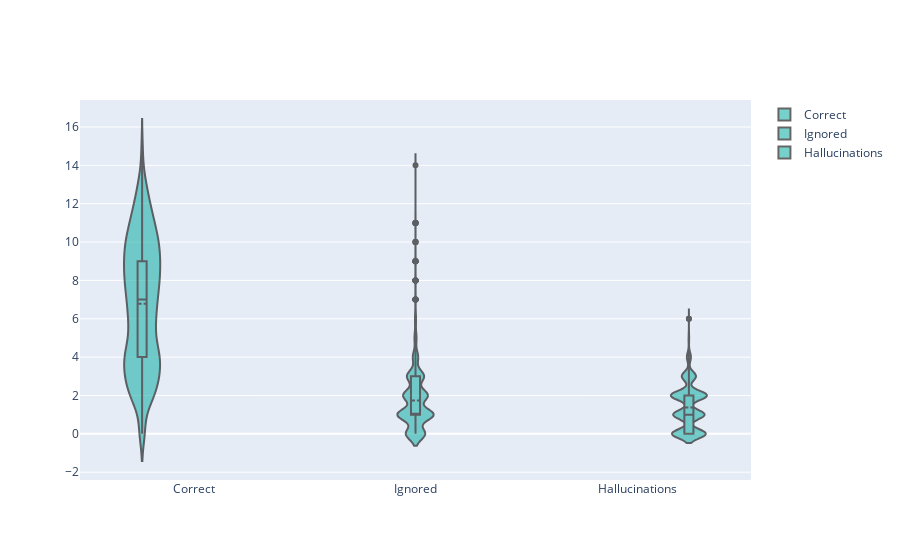

The notebook cell this image was saved under:
### Code cell
df = pd.DataFrame.from_dict(compute_dict)

# fig = go.Figure()
# fig.add_trace(go.Violin(y=indian['Runs'], box_visible=True, line_color='black',meanline_visible=True, fillcolor='lightseagreen', 
#                         opacity=0.6, name='Indian'))
# fig.add_trace(go.Violin(y=overseas['Runs'], box_visible=True, line_color='black',meanline_visible=True, fillcolor='lightseagreen', 
#                         opacity=0.6,name='Overseas'))
# fig.update_layout(yaxis_title="Runs")
# fig.show()

fig = go.Figure()

fig.add_trace(go.Violin(y=df['tp'], box_visible=True, line_color='black',
                               meanline_visible=True, fillcolor='lightseagreen', opacity=0.6,
                               name='Correct'))
fig.add_trace(go.Violin(y=df['fn'], box_visible=True, line_color='black',
                               meanline_visible=True, fillcolor='lightseagreen', opacity=0.6,
                               name='Ignored'))
fig.add_trace(go.Violin(y=df['fp'], box_visible=True, line_color='black',
                               meanline_visible=True, fillcolor='lightseagreen', opacity=0.6,
                               name='Hallucinations'))

#fig.update_layout(yaxis_zeroline=False)
fig.update_traces(box_visible=True, meanline_visible=True)
fig.update_layout(violinmode='group')

fig.show()

### Figure 1 — Plotly figure (JSON) as saved in the notebook; plotly's stock layout.template omitted (floating-point values rounded to 4 significant figures; data arrays with more than 128 entries replaced by an {"elided": "..."} marker saying what was removed)
{"data": [{"box": {"visible": true}, "fillcolor": "lightseagreen", "line": {"color": "black"}, "meanline": {"visible": true}, "name": "Correct", "opacity": 0.6, "type": "violin", "y": {"elided": "3169 int values"}}, {"box": {"visible": true}, "fillcolor": "lightseagreen", "line": {"color": "black"}, "meanline": {"visible": true}, "name": "Ignored", "opacity": 0.6, "type": "violin", "y": {"elided": "3169 int values"}}, {"box": {"visible": true}, "fillcolor": "lightseagreen", "line": {"color": "black"}, "meanline": {"visible": true}, "name": "Hallucinations", "opacity": 0.6, "type": "violin", "y": {"elided": "3169 int values"}}], "layout": {"autosize": true, "violinmode": "group", "xaxis": {"autorange": true, "range": [-0.5073, 2.507], "type": "category"}, "yaxis": {"autorange": true, "range": [-2.409, 17.41], "type": "linear"}}}
